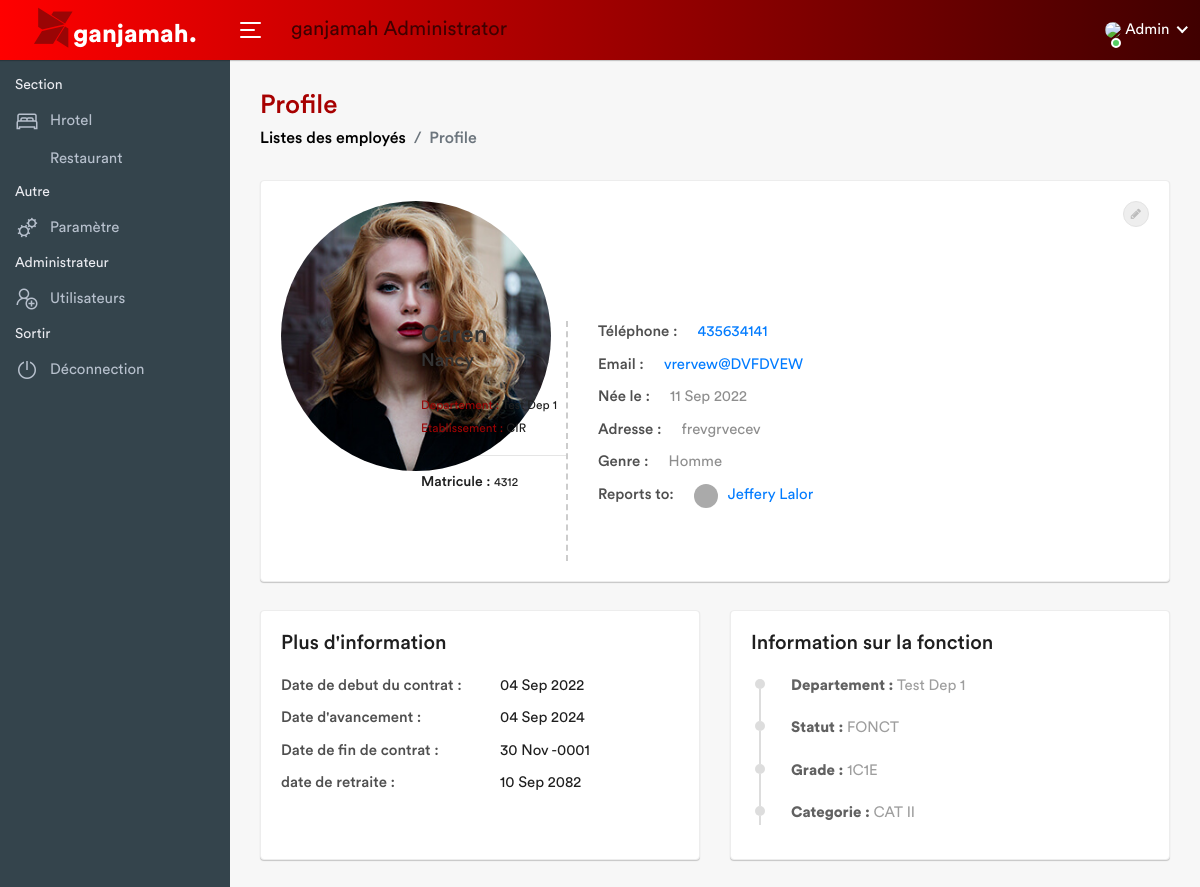
The page /profile.php?id=63 (signed in) on the database its author committed.
### tables this page shows
CREATE TABLE `employee` (
  `id_employee` int(50) NOT NULL,
  `matricule` int(50) NOT NULL,
  `nom` char(100) DEFAULT NULL,
  `prenom` char(80) DEFAULT NULL,
  `date_naissance` date DEFAULT NULL,
  `id_statut` int(50) DEFAULT NULL,
  `id_categorie` int(50) DEFAULT NULL,
  `d_contrat` date DEFAULT NULL,
  `id_grade` int(50) DEFAULT NULL,
  `avancement` date DEFAULT NULL,
  `f_contrat` date DEFAULT NULL,
  `d_retraite` date DEFAULT NULL,
  `id_departement` int(50) DEFAULT NULL,
  `id_etablissement` int(50) DEFAULT NULL,
  `image` varchar(200) NOT NULL,
  `telephone` varchar(10) NOT NULL,
  `email` varchar(100) NOT NULL,
  `adresse` varchar(200) NOT NULL,
  `genre` varchar(50) NOT NULL
);

CREATE TABLE `departement` (
  `id_departement` int(50) NOT NULL,
  `code_departement` varchar(20) NOT NULL,
  `nom_departement` char(50) DEFAULT NULL,
  `id_chef_departement` int(50) NOT NULL
);

CREATE TABLE `etablissement` (
  `id_etablissement` int(50) NOT NULL,
  `code_etablissement` varchar(20) DEFAULT NULL,
  `nom_etablissement` varchar(50) NOT NULL,
  `type_etablissement` varchar(50) NOT NULL,
  `id_departement` int(50) NOT NULL,
  `id_chef_etablissement` int(50) DEFAULT NULL
);

CREATE TABLE `statut` (
  `id_statut` int(50) NOT NULL,
  `code_statut` varchar(20) NOT NULL,
  `nom_statut` char(50) DEFAULT NULL
);

CREATE TABLE `grade` (
  `id_grade` int(50) NOT NULL,
  `code_grade` char(20) DEFAULT NULL
);

CREATE TABLE `categorie` (
  `id_categorie` int(50) NOT NULL,
  `code_categorie` char(20) DEFAULT NULL
);

### profile.php (the view, shortened to what this page needs)
<?php
	include('includes/config.php');
 ?>
<!DOCTYPE html>
<html lang="en">
    <head>
        <link rel="stylesheet" href="assets/css/bootstrap.min.css">
        <link rel="stylesheet" href="assets/css/font-awesome.min.css">
        <link rel="stylesheet" href="assets/css/line-awesome.min.css">
		<link rel="stylesheet" href="assets/css/select2.min.css">
		<link rel="stylesheet" href="assets/css/bootstrap-datetimepicker.min.css">
		<link rel="stylesheet" href="assets/plugins/bootstrap-tagsinput/bootstrap-tagsinput.css">
        <link rel="stylesheet" href="assets/css/style.css">
    </head>
    <body>
        <div class="main-wrapper">
            <?php include_once("includes/header.php");?>
            <?php include_once("includes/sidebar.php");?>
            <div class="page-wrapper">
                <div class="content container-fluid">
					<div class="page-header">
						<div class="row">
							<div class="col-sm-12">
								<h3 class="page-title">Profile</h3>
								<ul class="breadcrumb">
									<li class="breadcrumb-item"><a href="/ganjamah/liste/employee/employees.php">Listes des employés</a></li>
									<li class="breadcrumb-item active">Profile</li>
								</ul>
							</div>
						</div>
					</div>
					<?php
						if(isset($_GET["id"]) && !empty(trim($_GET["id"]))){
							$sql = "SELECT * FROM employee
											JOIN departement ON employee.id_departement=departement.id_departement
											JOIN etablissement ON employee.id_etablissement=etablissement.id_etablissement
											JOIN grade ON employee.id_grade=grade.id_grade
											JOIN categorie ON employee.id_categorie=categorie.id_categorie
											JOIN statut ON employee.id_statut=statut.id_statut
											WHERE id_employee = ?";
							if($stmt = mysqli_prepare($link, $sql)){
								mysqli_stmt_bind_param($stmt, "i", $param_id);
								if(mysqli_stmt_execute($stmt)){
									$result = mysqli_stmt_get_result($stmt);
									if(mysqli_num_rows($result) == 1){
										$row = mysqli_fetch_array($result, MYSQLI_ASSOC);
										$id_employee = $row["id_employee"];
										$matricule = $row["matricule"];
										$nom = $row["nom"];
										$prenom = $row["prenom"];
										$date_naissance = $row["date_naissance"];
										$code_etablissement = $row["code_etablissement"];
										$code_departement = $row["code_departement"];
										$code_statut = $row["code_statut"];
										$code_categorie = $row["code_categorie"];
										$code_grade = $row["code_grade"];
										$d_contrat = $row["d_contrat"];
										$avancement = $row["avancement"];
										$f_contrat = $row["f_contrat"];
										$d_retraite = $row["d_retraite"];
										$image = $row["image"];
										$telephone = $row["telephone"];
										$email = $row["email"];
										$adresse = $row["adresse"];
										$genre = $row["genre"];
										$d_naissance = strtotime($date_naissance);
										$n_d_naissance = date('d M Y', $d_naissance);
										$d_d_contrat = strtotime($d_contrat);
										$n_d_d_contrat = date('d M Y', $d_d_contrat);
										$d_avancement = strtotime($avancement);
										$n_d_avancement = date('d M Y', $d_avancement);
										$d_f_contrat = strtotime($f_contrat);
										$n_d_f_contrat = date('d M Y', $d_f_contrat);
										$d_d_retraite = strtotime($d_retraite);
										$n_d_d_retraite = date('d M Y', $d_d_retraite);
									}
								}
								else{
									echo "Oops! Something went wrong. Please try again later.";
								}
							}
						}
					?>
					<div class="card mb-2">
						<div class="card-body">
							<div class="row">
								<div class="col-md-12">
									<div class="profile-view">
										<div class="profile-img-wrap">
											<div class="profile-img">
												<a href="#"><img alt="" src="/ganjamah/assets/img/employee/<?php echo $image ?>"></a>
											</div>
										</div>
										<div class="profile-basic">
											<div class="row">
												<div class="col-md-3">
													<div class="profile-info-left">
														<h3 class="user-name m-t-0 mb-0"><?php echo $nom ?></h3>
														<h4 class="user-name m-t-0 mb-0"><?php echo $prenom ?></h4><br>
														<small class="text-muted">Departement : </small><small class="text-xs"><?php echo $code_departement ?></small><br>
														<small class="text-muted">Etablissement : </small><small class="text-xs"><?php echo $code_etablissement ?></small><hr>
														<div class="staff-id">Matricule : <small class="text-xs"><?php echo $matricule ?></small></div><br><br><br>
													</div>
												</div>
												<div class="col-md-7">
													<ul class="personal-info">
														<li>
															<div class="title">Téléphone :</div>
															<div class="text"><a href=""><?php echo $telephone ?></a></div>
														</li>
														<li>
															<div class="title">Email :</div>
															<div class="text"><a href=""><?php echo $email ?></a></div>
														</li>
														<li>
															<div class="title">Née le :</div>
															<div class="text"><?php echo $n_d_naissance ?></div>
														</li>
														<li>
															<div class="title">Adresse :</div>
															<div class="text"><?php echo $adresse ?></div>
														</li>
														<li>
															<div class="title">Genre :</div>
															<div class="text"><?php echo $genre ?></div>
														</li>
														<li>
															<div class="title">Reports to:</div>
															<div class="text">
															   <div class="avatar-box">
																  <div class="avatar avatar-xs">
																  </div>
															   </div>
															   <a href="profile.php">
																	Jeffery Lalor
																</a>
															</div>
														</li>
													</ul>
												</div>
											</div>
										</div>
										<div class="pro-edit"><a class="edit-icon" href="edit_employee.php?edit_emp=<?php echo $id_employee; ?>"><i class="fa fa-pencil"></i></a></div>
									</div>
								</div>
							</div>
						</div>
					</div>
					<div class="tab-content">
						<div class="pro-overview tab-pane fade show active">
							<div class="row">
								<div class="col-md-6 d-flex">
									<div class="card profile-box flex-fill">
										<div class="card-body">
											<h3 class="card-title">Plus d'information</h3>
											<ul class="personal-info">
												<li>
													<div class="title">Date de debut du contrat :</div>
													<div><?php echo $n_d_d_contrat; ?></div>
												</li>
												<li>
													<div class="title">Date d'avancement :</div>
													<div><?php echo $n_d_avancement; ?></div>
												</li>
												<li>
													<div class="title">Date de fin de contrat :</div>
													<div><?php echo $n_d_f_contrat; ?></div>
												</li>
												<li>
													<div class="title">date de retraite :</div>
													<div><?php echo $n_d_d_retraite; ?></div>
												</li>
											</ul>
										</div>
									</div>
								</div>
								<div class="col-md-6 d-flex">
									<div class="card profile-box flex-fill">
										<div class="card-body">
											<h3 class="card-title">Information sur la fonction</h3>
											<div class="experience-box">
												<ul class="experience-list">
													<li>
														<div class="experience-user">
															<div class="before-circle"></div>
														</div>
														<div class="experience-content">
															<div class="timeline-content">
																<a href="#/" class="name">Departement : </a><?php echo $code_departement; ?>
															</div>
														</div>
													</li>
													<li>
														<div class="experience-user">
															<div class="before-circle"></div>
														</div>
														<div class="experience-content">
															<div class="timeline-content">
																<a href="#/" class="name">Statut : </a><?php echo $code_statut; ?>
															</div>
														</div>
													</li>
													<li>
														<div class="experience-user">
															<div class="before-circle"></div>
														</div>
														<div class="experience-content">
															<div class="timeline-content">
																<a href="#/" class="name">Grade : </a><?php echo $code_grade; ?>
															</div>
														</div>
													</li>
													<li>
														<div class="experience-user">
															<div class="before-circle"></div>
														</div>
														<div class="experience-content">
															<div class="timeline-content">
																<a href="#/" class="name">Categorie : </a><?php echo $code_categorie; ?>
															</div>
														</div>
													</li>
												</ul>
											</div>
										</div>
									</div>
								</div>
							</div>
						</div>
					</div>
                </div>
            </div>
        </div>
    </body>
</html>

### includes/header.php (shortened to what this page needs)
<?php
	$email_ut = $_SESSION['userlogin'];
	$sql_user = "SELECT * from utilisateur WHERE email_ut='$email_ut'";
	$query_user = $dbh->prepare($sql_user);
	$query_user->execute();
	$r_user = $query_user->fetch(PDO::FETCH_ASSOC);
?>
<div class="header">
	<div class="header-left">
		<a href="/ganjamah/liste/hotel.php" class="logo">
			<i class="fa fa-modx"></i>ganjamah.
		</a>
	</div>
	<a id="toggle_btn" href="javascript:void(0);">
		<span class="bar-icon">
			<span></span>
			<span></span>
			<span></span>
		</span>
	</a>
	<div class="page-title-box">
		<h3>ganjamah Administrator</h3>
	</div>
	<ul class="nav user-menu">
		<li class="nav-item dropdown has-arrow main-drop">
			<a href="#" class="dropdown-toggle nav-link" data-toggle="dropdown">
				<span class="user-img"><img src="/ganjamah/assets/img/utilisateur/<?php echo $r_user['image_ut']; ?>">
				<span class="status online"></span></span>
				<span><?php echo ucfirst($email_ut); ?></span>
			</a>
		</li>
	</ul>
</div>

### includes/sidebar.php
<div class="sidebar" id="sidebar">
                <div class="sidebar-inner slimscroll">
					<div id="sidebar-menu" class="sidebar-menu">
						<ul>
							<li class="menu-title">
								<span>Section</span>
							</li>
							<li>
								<a href="/ganjamah/liste/hotel.php"><i class="la la-hotel"></i> <span>Hrotel</span></a>
							</li>
							<li>
								<a href="/ganjamah/liste/restaurant.php"><i class="la la-resto"></i> <span>Restaurant</span></a>
							</li>
							<li class="menu-title">
								<span>Autre</span>
							</li>
							<li>
								<a href="/ganjamah/includes/function/utilisateur/changer_mdp.php"><i class="la la-cogs"></i> <span>Paramètre</span></a>
							</li>
							<li class="menu-title">
								<span>Administrateur</span>
							</li>
							<li>
								<a href="/ganjamah/liste/utilisateur/ut.php"><i class="la la-user-plus"></i> <span>Utilisateurs</span></a>
							</li>
							<li class="menu-title">
								<span>Sortir</span>
							</li>
							<li>
								<a href="/ganjamah/includes/function/connection/logout.php"><i class="la la-power-off"></i> <span>Déconnection</span></a>
							</li>
						</ul>
					</div>
                </div>
            </div>

### rows shown on the page
employee: image (picture), nom "Caren", prenom "Nancy", id_departement.code_departement "Test Dep 1", id_etablissement.code_etablissement "CIR", matricule "4312", telephone "435634141", email "vrervew@DVFDVEW", date_naissance "11 Sep 2022", adresse "frevgrvecev", genre "Homme", d_contrat "04 Sep 2022", avancement "04 Sep 2024", f_contrat "30 Nov -0001", d_retraite "10 Sep 2082", id_statut.code_statut "FONCT", id_grade.code_grade "1C1E", id_categorie.code_categorie "CAT II"

### other values the page prints
$email_ut "Admin"
